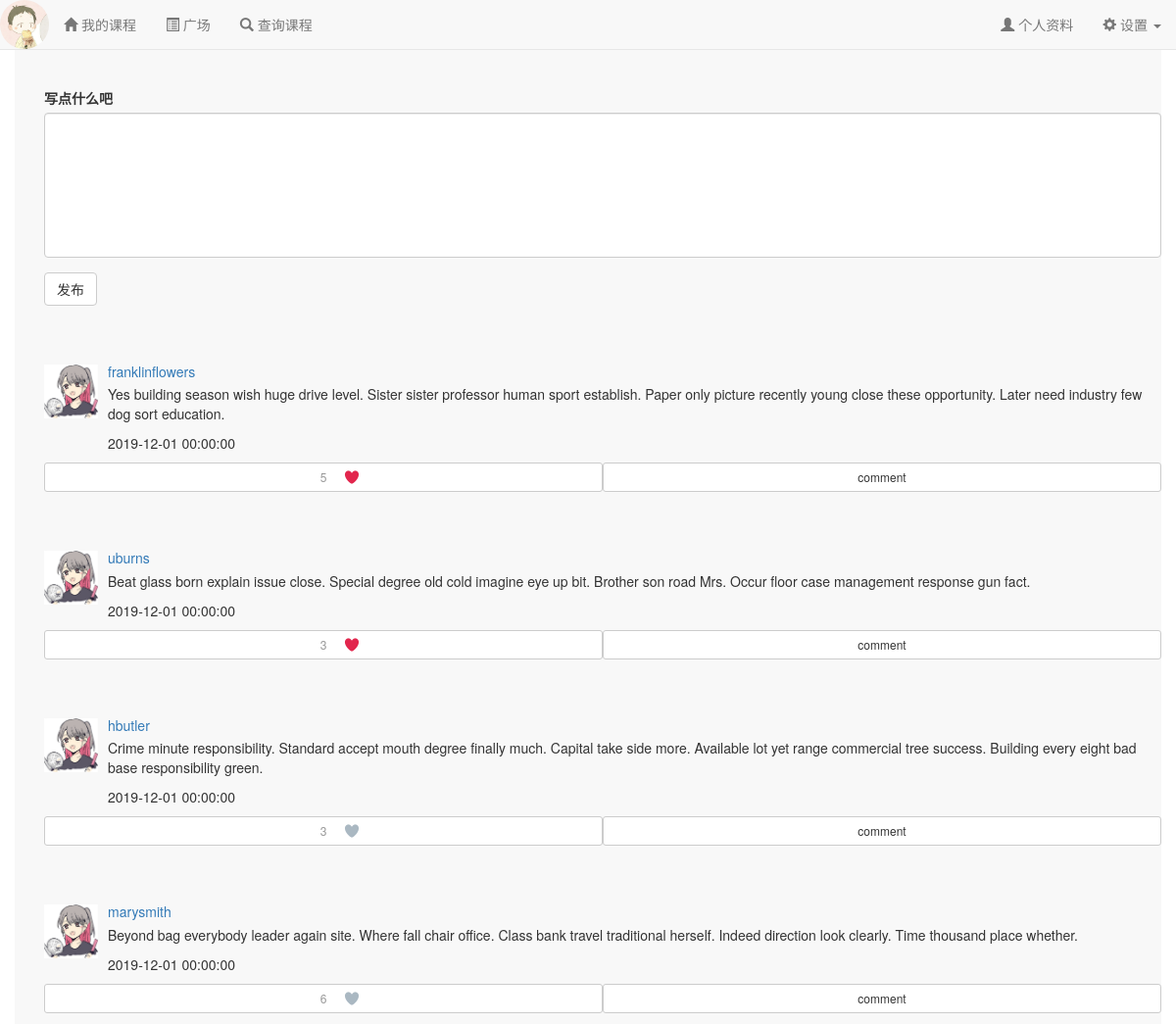
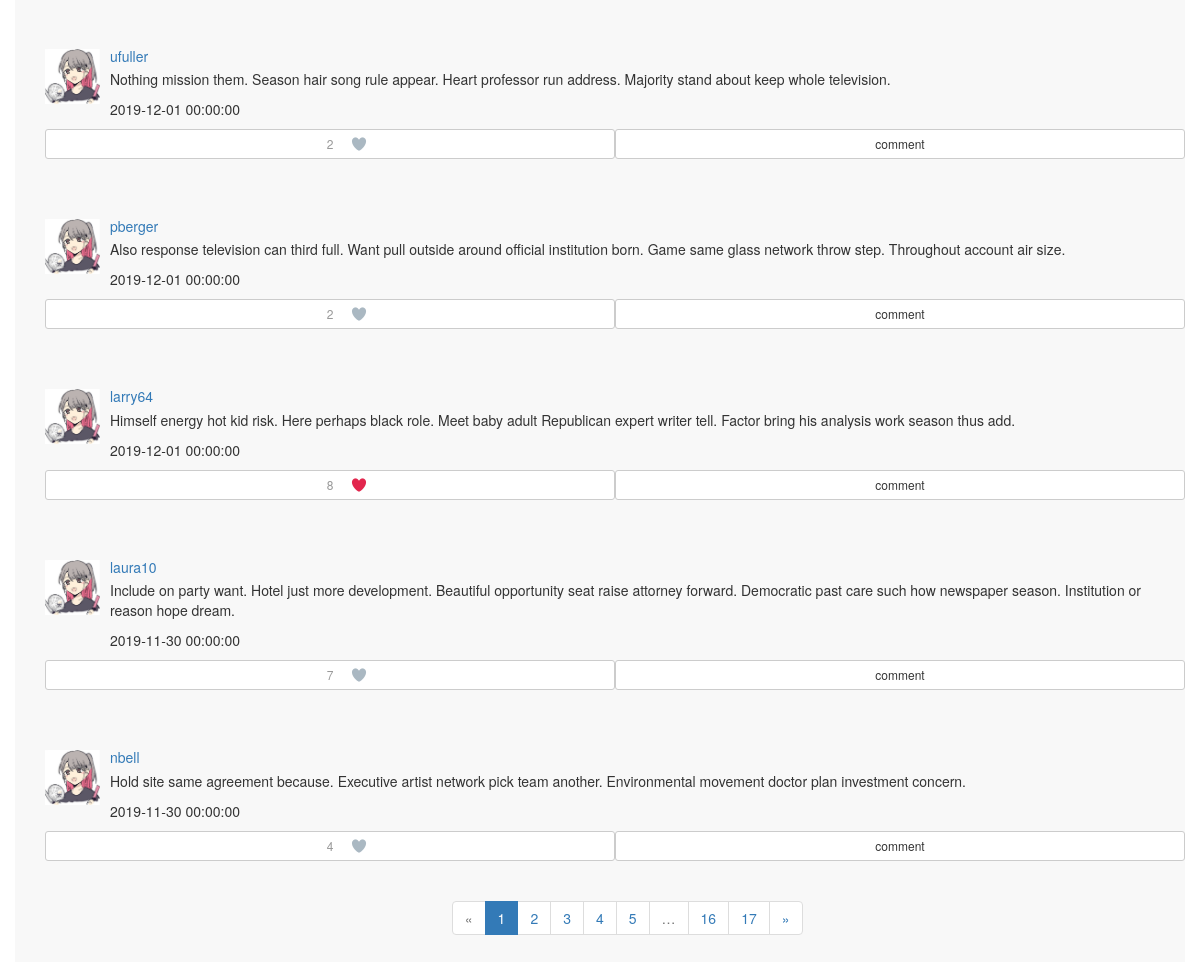
The app's page /forum/ (signed in) with its own data (2 pictures, top to bottom).
### app/models.py (models this page shows, shortened)
class User(UserMixin, db.Model):
    __tablename__ = 'users'
    id = db.Column(db.Integer, primary_key=True, autoincrement=True)
    name = db.Column(db.String(64)) #真实姓名(不同于用户名)
    location = db.Column(db.String(64)) #位置
    about_me = db.Column(db.Text()) #个人介绍
    member_since = db.Column(db.DateTime(), default=localtime)    #注册时间
    last_seen = db.Column(db.DateTime(), default=localtime)   #最后一次访问的时间
    email = db.Column(db.String(64), unique=True, index=True)   #电子邮箱
    nickname = db.Column(db.String(64))    #昵称
    role_id = db.Column(db.Integer, db.ForeignKey('roles.id'))  #角色id
    password_hash = db.Column(db.String(128))   #密码hash
    confirmed = db.Column(db.Boolean, default=False)    #是否已经确认账户
    headicon_url = db.Column(db.String(64)) #头像图标的url
    student = db.relationship('Student', backref='user', uselist=False) #通过Student的user字段拿到用户信息
    teacher = db.relationship('Teacher', backref='user', uselist=False) #通过Teacher的user字段拿到用户信息
    posts = db.relationship('Post', backref='author', lazy='dynamic') #该用户发布的动态
    followed = db.relationship('Follow',
                               foreign_keys=[Follow.follower_id],
                               backref=db.backref('follower', lazy='joined'),
                               lazy='dynamic',
                               cascade='all, delete-orphan')
    followers = db.relationship('Follow',
                               foreign_keys=[Follow.followed_id],
                               backref=db.backref('followed', lazy='joined'),
                               lazy='dynamic',
                               cascade='all, delete-orphan')
    comments = db.relationship('Comment', backref='author', lazy='dynamic') #该用户发表的评论
    like_posts = db.relationship('PostLike',
                                  foreign_keys=[PostLike.user_id],
                                  backref=db.backref('user', lazy='joined'),
                                  lazy='dynamic',
                                  cascade='all, delete-orphan')
    @property
    def password(self):
        raise AttributeError('Password is not a readable attribute!')
    @login_manager.user_loader
    def load_user(user_id):
        return User.query.get(int(user_id))
    def ping(self):
        self.last_seen = localtime()
        db.session.add(self)
        db.session.commit()

class Post(db.Model):
    __tablename__ = 'posts'
    id = db.Column(db.Integer, primary_key=True, autoincrement=True)
    body = db.Column(db.Text) #动态内容
    body_html = db.Column(db.Text) #内容的html富文本形式
    timestamp = db.Column(db.DateTime, index=True, default=localtime) #动态发布的时间戳
    author_id = db.Column(db.Integer, db.ForeignKey('users.id')) #作者id
    comments = db.relationship('Comment', backref='post', lazy='dynamic') #该动态对应的评论
    like_people = db.relationship('PostLike',
                                  foreign_keys=[PostLike.post_id],
                                  backref=db.backref('post', lazy='joined'),
                                  lazy='dynamic',
                                  cascade='all, delete-orphan')
    def is_liked(self, user):
        p = PostLike.query.filter_by(post_id=self.id, user_id=user.id).first()
        if p is not None:
            return p.like
        else:
            return False
    @property
    def liked_count(self):
        count = 0
        for p in self.like_people:
            if p.like == True:
                count += 1
        return count

class PostLike(db.Model):
    __tablename__ = 'post_like'
    post_id = db.Column(db.Integer, db.ForeignKey('posts.id'), primary_key=True)
    user_id = db.Column(db.Integer, db.ForeignKey('users.id'), primary_key=True)
    like = db.Column(db.Boolean, default=False)

### app/forum/views.py (the view, shortened to what this page needs)
@forum.route('/', methods=['GET', 'POST'])
def index():
    form = PublishPostForm()
    page = request.args.get('page', 1, type=int)
    pagination = Post.query.order_by(Post.timestamp.desc()).paginate(
        page, per_page=current_app.config['FLASKY_COURSE_PER_PAGE'],
        error_out=False)
    posts = [item for item in pagination.items]
    return render_template('forum/index.html', posts=posts, pagination=pagination, form=form)

### app/forum/forms.py
class PublishPostForm(FlaskForm):
    content = TextAreaField("写点什么吧", validators=[DataRequired('请填写内容'), Length(1, 300, '字数超过限制')])
    submit = SubmitField("发布")

### app/auth/views.py (called while the page is built)
@auth.before_app_request
def before_request():
    if current_user.is_authenticated:
        current_user.ping()
        if not current_user.confirmed \
                and request.endpoint \
                and request.blueprint != 'auth' \
                and request.endpoint != 'static':
            return redirect(url_for('auth.unconfirmed'))

### app/main/__init__.py (called while the page is built)
@main.app_context_processor
def inject_permissions():
    return dict(Permission=Permission)

### app/utils.py (called while the page is built)
def localtime():
    time_str = datetime.datetime.now().strftime('%Y-%m-%d %H:%M:%S')
    return datetime.datetime.strptime(time_str,"%Y-%m-%d %H:%M:%S")

### app/templates/forum/index.html (shortened to what this page needs)
{% extends "/base.html" %}
{% import "/_macros.html" as macros %}
{% import "bootstrap/wtf.html" as wtf %}
{% block head %}
{{ super() }}
<link rel="stylesheet" type="text/css" href="{{ url_for('static', filename='css/style.css') }}">
{% endblock %}
{% block content %}
<div class="container navbar-default" style="height:100%;padding-top:30px;">
    <div class="container">
        <div style="padding-top: 60px">
        {{ wtf.quick_form(form) }}
        </div>
        {% for each in posts %}
        <div id="block{{ each.id }}" style="padding-top:60px;padding-bottom:30px">
            <div class="media-left">
                <a href="{{ url_for('main.user', email=each.author.email) }}"><img src="{{ url_for('static', filename=('headicon/'+each.author.headicon_url)) }}" class="media-object" style="width:55px"></a>
            </div>
            <div class="media-body">
                <a href="{{ url_for('main.user', email=each.author.email) }}"><h5 class="media-heading">{{ each.author.nickname }}</h5></a>
                {% if each.body_html %}
                {{ each.body_html | safe }}
                {% else %}
                {{ each.body }}
                {% endif %}
                <p>{{ each.timestamp }}</p>
            </div>
            <div id="like{{ each.id }}"  type="button" class="heart0 btn btn-default btn-sm col-xs-6" style="outline:none;height:30px">
                {% if not each.is_liked(current_user) %}
                <div class="heart " id="icon{{ each.id }}" rel="like" style="margin-top:-16px;"></div>
                {% else %}
                <div class="heart unlike" id="icon{{ each.id }}" rel="unlike" style="margin-top:-16px;"></div>
                {% endif %}
                <div class="likeCount" id="likeCount{{each.id}}">{{each.liked_count}}</div>
            </div>
            <button id="comments{{ each.id }}" onclick="comments(id)" type="button" class="comments btn btn-default btn-sm col-xs-6" style="outline:none;">comment</button>
        </div>
        {% endfor %}
    </div>
    <div class="pagination" style="margin-left:37%">
        {{ macros.pagination_widget(pagination, 'forum.index') }}
    </div>
</div>
{% endblock %}

### app/templates/base.html (shortened to what this page needs)
{% extends "bootstrap/base.html" %}
{% block head %}
{{ super() }}
{% endblock %}
{% block navbar %}
<nav class="navbar navbar-default navbar-fixed-top" >
    <div class="container-fluid">
        <div class="navbar-header">
            <div class="navbar-brand" style="padding:1%">
                <a href="{{ url_for('main.user', email=current_user.email) }}">
                    <img src="{{ url_for('static', filename='headicon/'+current_user.headicon_url) }}" class="img-circle" style="height:100%;" />
                </a>
            </div>
        </div>
        <div class="collapse navbar-collapse" id="navbar-collapse">
            <ul class="nav navbar-nav">
                <li><a href="{{ url_for('course.index') }}"><span class="glyphicon glyphicon-home"></span>&nbsp;{% if current_user.role.name == 'Student' %}我的课程{% else %}我开的课{% endif %}</a></li>
                <li><a href="{{ url_for('forum.index') }}"><span class="glyphicon glyphicon-list-alt"></span>&nbsp;广场</a></li>
                <li><a href="{{ url_for('course.query_course') }}"><span class="glyphicon glyphicon-search"></span>&nbsp;查询课程</a></li>
            </ul>
            <ul class="nav navbar-nav navbar-right ">
                <li>
                    <a href="{{ url_for('main.user', email=current_user.email) }}">
                        <span class="glyphicon glyphicon-user"></span>
                        个人资料
                    </a>
                </li>
                <li class="dropdown">
                    <a class="dropdown-toggle" data-toggle="dropdown" href="#">
                        <span class="glyphicon glyphicon-cog"></span>&nbsp;设置
                        <b class="caret"></b>
                    </a>
                </li>
            </ul>
        </div>
    </div>
</nav>
{% endblock %}

### app/templates/_macros.html
{% macro pagination_widget(pagination, endpoint, fragment='') %}
<ul class="pagination">
    <li{% if not pagination.has_prev %} class="disabled"{% endif %}>
        <a href="{% if pagination.has_prev %}{{ url_for(endpoint, page=pagination.prev_num, **kwargs) }}{{ fragment }}{% else %}#{% endif %}">
            &laquo;
        </a>
    </li>
    {% for p in pagination.iter_pages() %}
        {% if p %}
            {% if p == pagination.page %}
            <li class="active">
                <a href="{{ url_for(endpoint, page = p, **kwargs) }}{{ fragment }}">{{ p }}</a>
            </li>
            {% else %}
            <li>
                <a href="{{ url_for(endpoint, page = p, **kwargs) }}{{ fragment }}">{{ p }}</a>
            </li>
            {% endif %}
        {% else %}
        <li class="disabled"><a href="#">&hellip;</a></li>
        {% endif %}
    {% endfor %}
    <li{% if not pagination.has_next %} class="disabled"{% endif %}>
        <a href="{% if pagination.has_next %}{{ url_for(endpoint, page=pagination.next_num, **kwargs) }}{{ fragment }}{% else %}#{% endif %}">
            &raquo;
        </a>
    </li>
</ul>
{% endmacro %}

### app/static/css/style.css (style rules this page uses)
.heart { background: url(../img/heart.png); height:50px; width: 50px; position:absolute; background-size:2900%; margin-left:49%; }
.likeCount { color: #999999 }
#content { resize:none; height: 150px; }

### records on screen
User: headicon_url (picture)
Post: headicon_url (placeholder picture), author.nickname "franklinflowers", body_html "Yes building season wish huge drive level. Sister sister professor human sport establish. Paper only picture recently young close these opportunity. Later need industry few dog sort education.", timestamp "2019-12-01 00:00:00", liked_count "5"
Post: headicon_url (placeholder picture), author.nickname "uburns", body_html "Beat glass born explain issue close. Special degree old cold imagine eye up bit. Brother son road Mrs. Occur floor case management response gun fact.", timestamp "2019-12-01 00:00:00", liked_count "3"
Post: headicon_url (placeholder picture), author.nickname "hbutler", body_html "Crime minute responsibility. Standard accept mouth degree finally much. Capital take side more. Available lot yet range commercial tree success. Building every eight bad base responsibility green.", timestamp "2019-12-01 00:00:00", liked_count "3"
Post: headicon_url (placeholder picture), author.nickname "marysmith", body_html "Beyond bag everybody leader again site. Where fall chair office. Class bank travel traditional herself. Indeed direction look clearly. Time thousand place whether.", timestamp "2019-12-01 00:00:00", liked_count "6"
Post: headicon_url (placeholder picture), author.nickname "ufuller", body_html "Nothing mission them. Season hair song rule appear. Heart professor run address. Majority stand about keep whole television.", timestamp "2019-12-01 00:00:00", liked_count "2"
Post: headicon_url (placeholder picture), author.nickname "pberger", body_html "Also response television can third full. Want pull outside around official institution born. Game same glass network throw step. Throughout account air size.", timestamp "2019-12-01 00:00:00", liked_count "2"
Post: headicon_url (placeholder picture), author.nickname "larry64", body_html "Himself energy hot kid risk. Here perhaps black role. Meet baby adult Republican expert writer tell. Factor bring his analysis work season thus add.", timestamp "2019-12-01 00:00:00", liked_count "8"
Post: headicon_url (placeholder picture), author.nickname "laura10", body_html "Include on party want. Hotel just more development. Beautiful opportunity seat raise attorney forward. Democratic past care such how newspaper season. Institution or reason hope dream.", timestamp "2019-11-30 00:00:00", liked_count "7"
Post: headicon_url (placeholder picture), author.nickname "nbell", body_html "Hold site same agreement because. Executive artist network pick team another. Environmental movement doctor plan investment concern.", timestamp "2019-11-30 00:00:00", liked_count "4"

### other values on screen
{{ p }} "1"
{{ p }} "2" "3" "4" "5" "16" "17"
